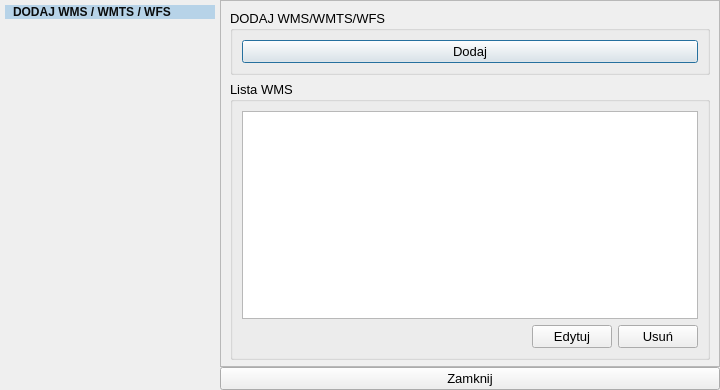
<?xml version="1.0" encoding="UTF-8"?>
<ui version="4.0">
 <class>WMS_WMTSDialog</class>
 <widget class="QDialog" name="WMS_WMTSDialog">
  <property name="enabled">
   <bool>true</bool>
  </property>
  <property name="geometry">
   <rect>
    <x>0</x>
    <y>0</y>
    <width>720</width>
    <height>390</height>
   </rect>
  </property>
  <property name="sizePolicy">
   <sizepolicy hsizetype="Minimum" vsizetype="Minimum">
    <horstretch>1</horstretch>
    <verstretch>1</verstretch>
   </sizepolicy>
  </property>
  <property name="font">
   <font>
    <family>Segoe UI</family>
    <pointsize>10</pointsize>
    <weight>50</weight>
    <italic>false</italic>
    <bold>false</bold>
   </font>
  </property>
  <property name="windowTitle">
   <string>DODAJ WMS / WMTS / WFS</string>
  </property>
  <property name="windowIcon">
   <iconset>
    <normaloff>:/plugins/GIAP-PolaMap/icons/giap_logo.png</normaloff>:/plugins/GIAP-PolaMap/icons/giap_logo.png</iconset>
  </property>
  <property name="styleSheet">
   <string notr="true"/>
  </property>
  <property name="sizeGripEnabled">
   <bool>false</bool>
  </property>
  <property name="modal">
   <bool>false</bool>
  </property>
  <layout class="QGridLayout" name="gridLayout">
   <property name="leftMargin">
    <number>0</number>
   </property>
   <property name="topMargin">
    <number>0</number>
   </property>
   <property name="rightMargin">
    <number>0</number>
   </property>
   <property name="bottomMargin">
    <number>0</number>
   </property>
   <property name="spacing">
    <number>0</number>
   </property>
   <item row="0" column="1">
    <widget class="QStackedWidget" name="stackedWidget">
     <widget class="QWidget" name="page">
      <property name="autoFillBackground">
       <bool>false</bool>
      </property>
      <layout class="QGridLayout" name="gridLayout_2">
       <property name="leftMargin">
        <number>0</number>
       </property>
       <property name="topMargin">
        <number>0</number>
       </property>
       <property name="rightMargin">
        <number>0</number>
       </property>
       <property name="bottomMargin">
        <number>0</number>
       </property>
       <item row="0" column="0">
        <widget class="QFrame" name="frame_14">
         <property name="minimumSize">
          <size>
           <width>500</width>
           <height>0</height>
          </size>
         </property>
         <property name="frameShape">
          <enum>QFrame::StyledPanel</enum>
         </property>
         <property name="frameShadow">
          <enum>QFrame::Raised</enum>
         </property>
         <layout class="QGridLayout" name="gridLayout_16">
          <property name="leftMargin">
           <number>9</number>
          </property>
          <property name="topMargin">
           <number>9</number>
          </property>
          <property name="rightMargin">
           <number>9</number>
          </property>
          <property name="bottomMargin">
           <number>6</number>
          </property>
          <property name="spacing">
           <number>6</number>
          </property>
          <item row="0" column="0">
           <widget class="QGroupBox" name="DodajWMS_WMTS">
            <property name="title">
             <string>DODAJ WMS/WMTS/WFS</string>
            </property>
            <layout class="QGridLayout" name="gridLayout_4">
             <item row="0" column="0">
              <widget class="QPushButton" name="add_btn">
               <property name="text">
                <string>Dodaj</string>
               </property>
              </widget>
             </item>
            </layout>
           </widget>
          </item>
          <item row="1" column="0">
           <widget class="QGroupBox" name="groupBox">
            <property name="title">
             <string>Lista WMS</string>
            </property>
            <layout class="QGridLayout" name="gridLayout_3">
             <item row="1" column="1">
              <widget class="QPushButton" name="edit_btn">
               <property name="text">
                <string>Edytuj</string>
               </property>
              </widget>
             </item>
             <item row="1" column="2">
              <widget class="QPushButton" name="remove_btn">
               <property name="text">
                <string>Usuń</string>
               </property>
              </widget>
             </item>
             <item row="1" column="0">
              <spacer name="horizontalSpacer">
               <property name="orientation">
                <enum>Qt::Horizontal</enum>
               </property>
               <property name="sizeHint" stdset="0">
                <size>
                 <width>40</width>
                 <height>20</height>
                </size>
               </property>
              </spacer>
             </item>
             <item row="0" column="0" colspan="3">
              <widget class="QListWidget" name="listWidget"/>
             </item>
            </layout>
           </widget>
          </item>
         </layout>
        </widget>
       </item>
      </layout>
     </widget>
     <widget class="QWidget" name="page_2"/>
    </widget>
   </item>
   <item row="1" column="1">
    <layout class="QHBoxLayout" name="horizontalLayout">
     <property name="spacing">
      <number>0</number>
     </property>
     <property name="leftMargin">
      <number>0</number>
     </property>
     <property name="topMargin">
      <number>0</number>
     </property>
     <property name="rightMargin">
      <number>0</number>
     </property>
     <property name="bottomMargin">
      <number>0</number>
     </property>
     <item>
      <widget class="QPushButton" name="close_btn">
       <property name="text">
        <string>Zamknij</string>
       </property>
      </widget>
     </item>
    </layout>
   </item>
   <item row="0" column="0" rowspan="2">
    <widget class="QFrame" name="frame">
     <property name="sizePolicy">
      <sizepolicy hsizetype="Preferred" vsizetype="Preferred">
       <horstretch>0</horstretch>
       <verstretch>0</verstretch>
      </sizepolicy>
     </property>
     <property name="minimumSize">
      <size>
       <width>220</width>
       <height>0</height>
      </size>
     </property>
     <property name="maximumSize">
      <size>
       <width>300</width>
       <height>16777215</height>
      </size>
     </property>
     <property name="font">
      <font>
       <family>Segoe UI</family>
       <pointsize>10</pointsize>
       <weight>50</weight>
       <italic>false</italic>
       <bold>false</bold>
      </font>
     </property>
     <property name="styleSheet">
      <string notr="true">
          * {
          color: #0A0C0D;
          }
          QFrame {
          border-right: 2px solid #b7d3e8;
          }
      </string>
     </property>
     <layout class="QVBoxLayout" name="verticalLayout">
      <property name="spacing">
       <number>9</number>
      </property>
      <property name="leftMargin">
       <number>5</number>
      </property>
      <property name="topMargin">
       <number>5</number>
      </property>
      <property name="rightMargin">
       <number>5</number>
      </property>
      <property name="bottomMargin">
       <number>5</number>
      </property>
      <item>
       <widget class="QLabel" name="dodaj_wms_wmts">
        <property name="styleSheet">
         <string notr="true">   background-color: #b7d3e8;
   color: #0A0C0D;
   font-weight: bold;
   padding-left: 5px;
   padding-right: 5px;</string>
        </property>
        <property name="text">
         <string>DODAJ WMS / WMTS / WFS</string>
        </property>
       </widget>
      </item>
      <item>
       <spacer name="verticalSpacer_3">
        <property name="orientation">
         <enum>Qt::Vertical</enum>
        </property>
        <property name="sizeHint" stdset="0">
         <size>
          <width>20</width>
          <height>40</height>
         </size>
        </property>
       </spacer>
      </item>
     </layout>
     <zorder>verticalSpacer_3</zorder>
     <zorder>dodaj_wms_wmts</zorder>
    </widget>
   </item>
  </layout>
 </widget>
 <resources/>
 <connections/>
</ui>
